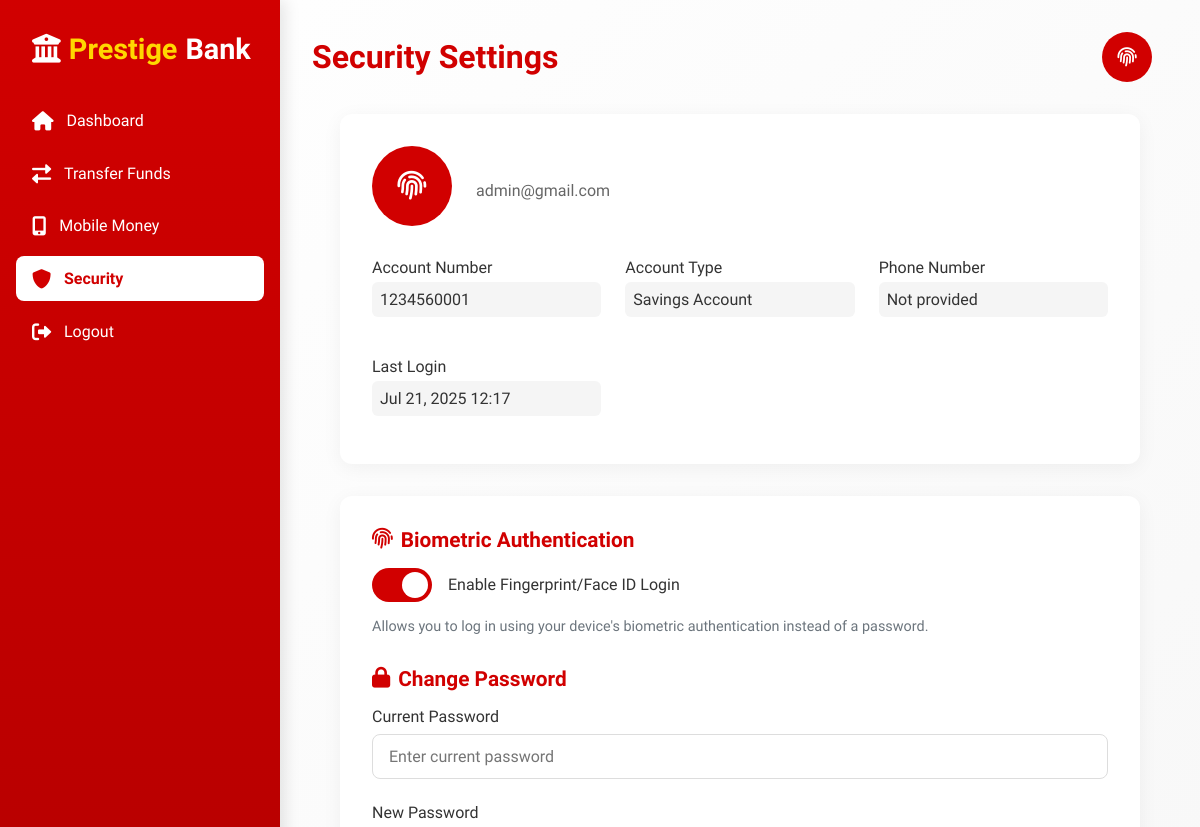
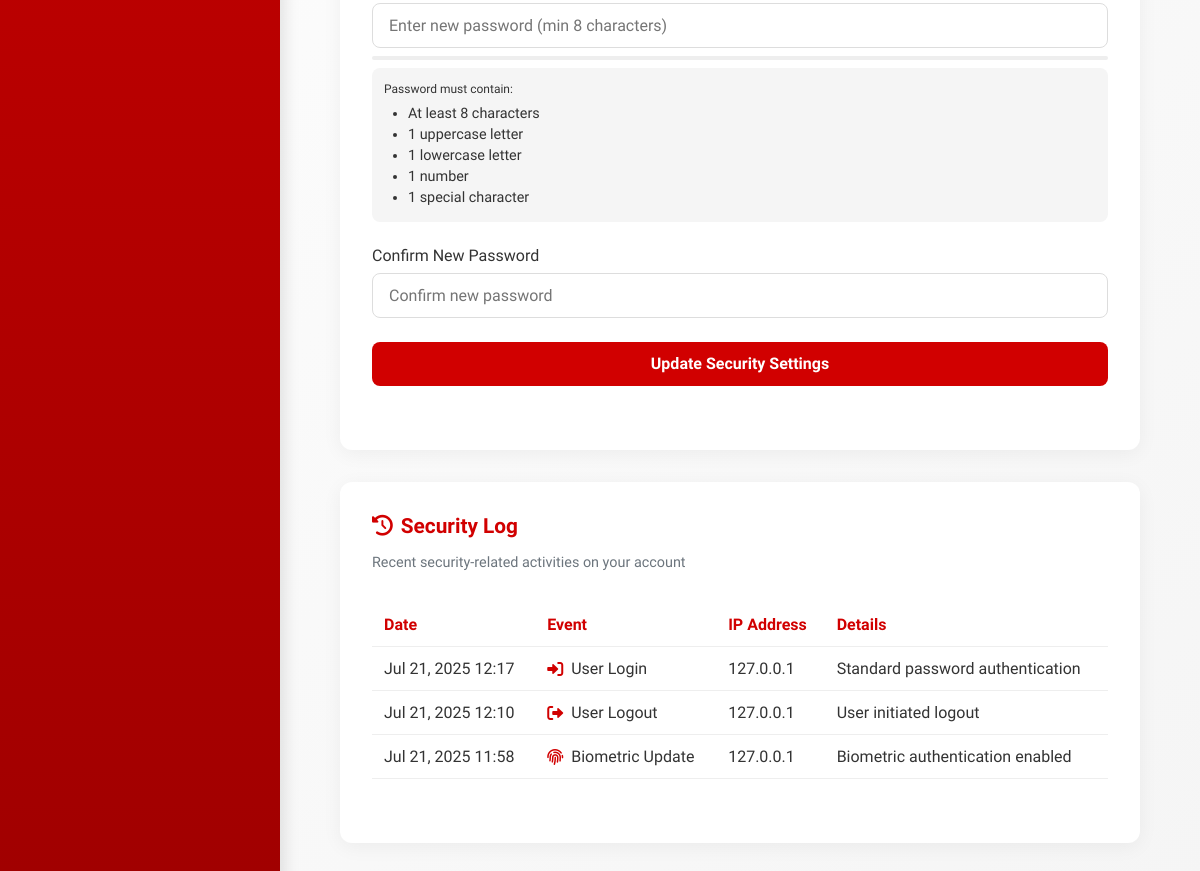
Page /security/ (signed in) on the earlier database version (2 pictures, top to bottom).
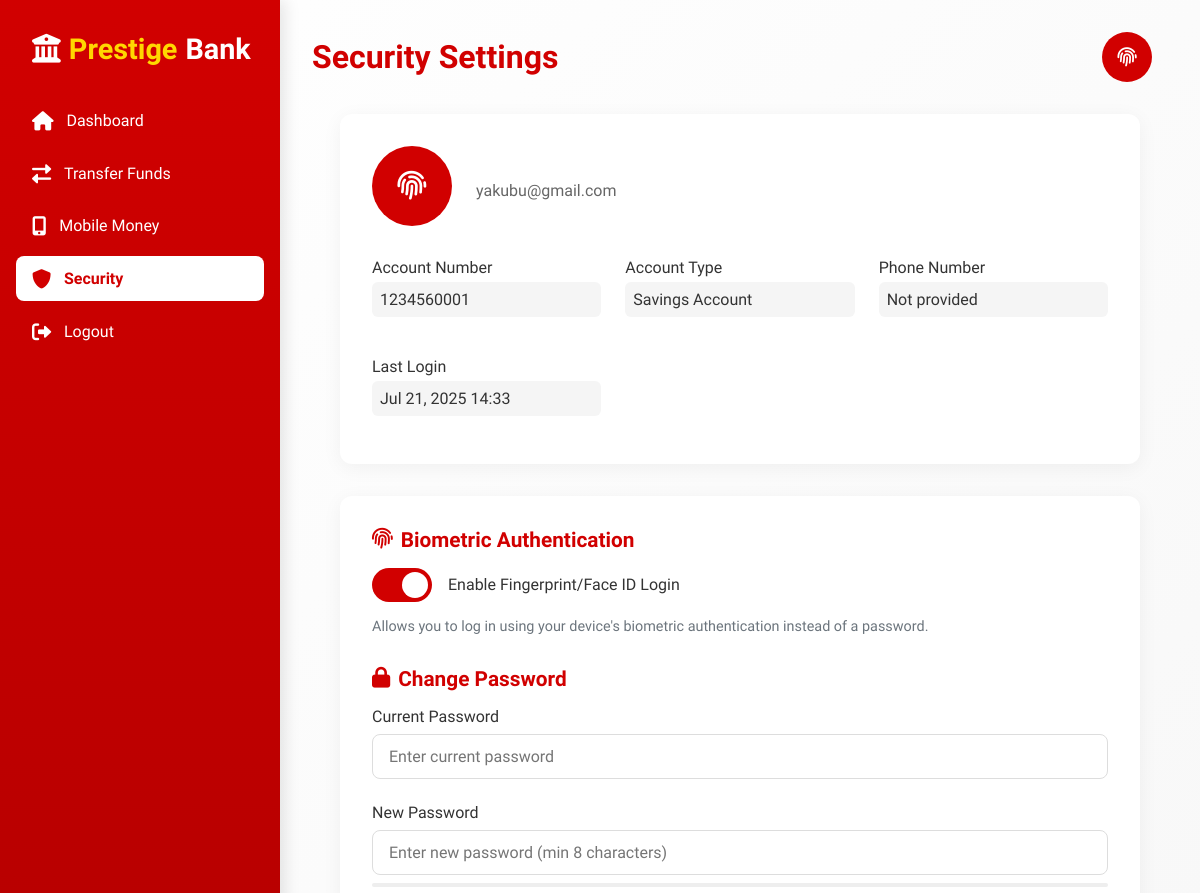
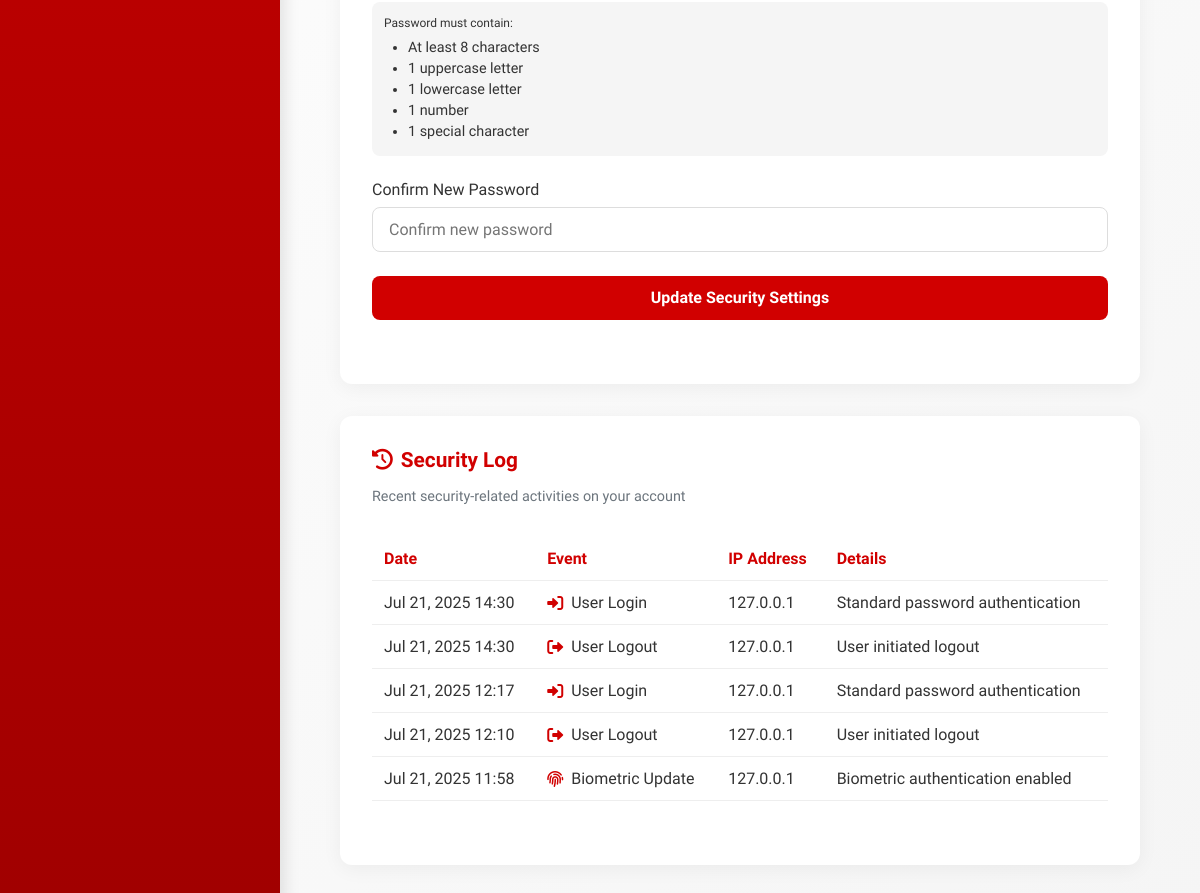
Same page on the later database version (2 pictures, top to bottom).
### accounts/models.py (models this page shows, shortened)
class User(AbstractBaseUser):
    image = models.ImageField(null=True, blank=True)
    username = models.CharField(max_length=100, null=True, blank=True, unique=True)
    full_name = models.CharField(max_length=200, blank=True, null=True)
    email = models.EmailField(unique=True)
    phone = models.CharField(max_length=20, null=True, blank=True)
    biometric_data = models.TextField(null=True, blank=True)
    is_biometric_enabled = models.BooleanField(default=False)
    is_active = models.BooleanField(default=True)
    date_joined = models.DateTimeField(verbose_name="date joined", auto_now_add=True)
    last_login = models.DateTimeField(verbose_name="last joined", auto_now=True)
    is_admin = models.BooleanField(default=False)
    is_staff = models.BooleanField(default=False)
    is_superuser = models.BooleanField(default=False)
    is_ceo = models.BooleanField(default=False, null=True, blank=True)
    is_manager = models.BooleanField(default=False, null=True, blank=True)
    objects = MyAccountManager()
    USERNAME_FIELD = "email"
    REQUIRED_FIELDS = []
    class Meta:
        verbose_name_plural = "Users"
        ordering = ["-id"]

### bank/models.py (models this page shows, shortened)
class Account(TimeBaseModel):
    ACCOUNT_TYPES = [
        ('SAVINGS', 'Savings Account'),
        ('CHECKING', 'Checking Account'),
        ('FIXED', 'Fixed Deposit'),
    ]
    STATUS_CHOICES = [
        ('ACTIVE', 'Active'),
        ('DORMANT', 'Dormant'),
        ('CLOSED', 'Closed'),
    ]
    BIN = "123456"
    customer = models.ForeignKey(User, on_delete=models.CASCADE, null=True, blank=True)
    account_number = models.CharField(max_length=20, unique=True, null=True, blank=True)
    account_type = models.CharField(max_length=20, choices=ACCOUNT_TYPES)
    balance = models.DecimalField(max_digits=15, decimal_places=2, default=0.00)
    currency = models.CharField(max_length=3, default='GHS')
    status = models.CharField(max_length=10, choices=STATUS_CHOICES, default='ACTIVE')
    date_opened = models.DateTimeField(default=timezone.now)
    is_interoperable = models.BooleanField(default=True)

class SecurityLog(TimeBaseModel):
    EVENT_TYPES = [
        ('LOGIN', 'User Login'),
        ('LOGOUT', 'User Logout'),
        ('PASSWORD_CHANGE', 'Password Change'),
        ('TRANSACTION', 'Transaction'),
        ('BIOMETRIC_UPDATE', 'Biometric Update'),
    ]
    user = models.ForeignKey(User, on_delete=models.CASCADE)
    event_type = models.CharField(max_length=20, choices=EVENT_TYPES)
    ip_address = models.GenericIPAddressField()
    device_info = models.JSONField(default=dict)
    timestamp = models.DateTimeField(auto_now_add=True)
    details = models.TextField()

### bank/views.py (the view)
# urls.py: path('security/', views.security_settings, name='security_settings'),
@login_required
def security_settings(request):
    user = request.user
    accounts = Account.objects.filter(customer=user, status='ACTIVE')
    if request.method == 'POST':
        form = SecuritySettingsForm(user, request.POST)
        if form.is_valid():
            if form.cleaned_data.get('new_password'):
                user.set_password(form.cleaned_data['new_password'])
                user.last_password_change = timezone.now()
                user.save()
                from django.contrib.auth import update_session_auth_hash
                update_session_auth_hash(request, user)
                messages.success(request, "Password changed successfully!")
                SecurityLog.objects.create(
                    user=user,
                    event_type='PASSWORD_CHANGE',
                    ip_address=get_client_ip(request),
                    details='Password changed successfully'
                )
            new_biometric_status = form.cleaned_data.get('enable_biometric', False)
            if user.is_biometric_enabled != new_biometric_status:
                user.is_biometric_enabled = new_biometric_status
                user.save()
                status = "enabled" if new_biometric_status else "disabled"
                messages.success(request, f"Biometric authentication {status}!")
                SecurityLog.objects.create(
                    user=user,
                    event_type='BIOMETRIC_UPDATE',
                    ip_address=get_client_ip(request),
                    details=f'Biometric authentication {status}'
                )
            return redirect('security_settings')
    else:
        form = SecuritySettingsForm(user)
    security_logs = SecurityLog.objects.filter(user=user).order_by('-timestamp')[:10]
    return render(request, 'main/security.html', {
        'form': form,
        'user': user,
        'accounts': accounts,
        'security_logs': security_logs
    })

### bank/forms.py (shortened to what this page needs)
class SecuritySettingsForm(forms.Form):
    enable_biometric = forms.BooleanField(
        required=False,
        widget=forms.CheckboxInput(),
        label="Enable Biometric Authentication"
    )
    current_password = forms.CharField(
        required=False,
        widget=forms.PasswordInput(attrs={
            'placeholder': 'Current password',
            'autocomplete': 'current-password'
        }),
        label="Current Password"
    )
    new_password = forms.CharField(
        required=False,
        widget=forms.PasswordInput(attrs={
            'placeholder': 'New password (min 8 characters)',
            'autocomplete': 'new-password'
        }),
        label="New Password",
        min_length=8
    )
    confirm_password = forms.CharField(
        required=False,
        widget=forms.PasswordInput(attrs={
            'placeholder': 'Confirm new password',
            'autocomplete': 'new-password'
        }),
        label="Confirm Password"
    )
    def __init__(self, user, *args, **kwargs):
        self.user = user
        super().__init__(*args, **kwargs)
        self.fields['enable_biometric'].initial = user.is_biometric_enabled

### templates/main/security.html (shortened to what this page needs)
<!DOCTYPE html>
<html lang="en">
<head>
    <link rel="stylesheet" href="https://cdnjs.cloudflare.com/ajax/libs/font-awesome/6.0.0-beta3/css/all.min.css">
</head>
<body>
    <div class="dashboard">
        <div class="sidebar" id="sidebar">
            <div class="logo">
                <i class="fas fa-university"></i>
                <span>Prestige</span>Bank
            </div>
            <div class="nav-menu">
                <div class="nav-item" onclick="window.location.href='{% url 'dashboard' %}'">
                    <i class="fas fa-home"></i>
                    <span>Dashboard</span>
                </div>
                <div class="nav-item" onclick="window.location.href='{% url 'transfer_funds' %}'">
                    <i class="fas fa-exchange-alt"></i>
                    <span>Transfer Funds</span>
                </div>
                <div class="nav-item" onclick="window.location.href='{% url 'mobile_money' %}'">
                    <i class="fas fa-mobile-alt"></i>
                    <span>Mobile Money</span>
                </div>
                <div class="nav-item active">
                    <i class="fas fa-shield-alt"></i>
                    <span>Security</span>
                </div>
                <div class="nav-item" onclick="window.location.href='{% url 'logout' %}'">
                    <i class="fas fa-sign-out-alt"></i>
                    <span>Logout</span>
                </div>
            </div>
        </div>
        <div class="main-content">
            <div class="header">
                <div style="display: flex; align-items: center; gap: 1rem;">
                    <div class="page-title">Security Settings</div>
                </div>
                <div class="user-profile">
                    <div class="user-avatar">
                        {% if user.is_biometric_enabled %}
                            <i class="fas fa-fingerprint"></i>
                        {% else %}
                            {{ user.first_name|first }}{{ user.last_name|first }}
                        {% endif %}
                    </div>
                </div>
            </div>
            <div class="security-container">
                <div class="profile-card">
                    <div class="profile-header">
                        <div class="profile-avatar">
                            {% if user.is_biometric_enabled %}
                                <i class="fas fa-fingerprint"></i>
                            {% else %}
                                {{ user.first_name|first }}{{ user.last_name|first }}
                            {% endif %}
                        </div>
                        <div class="profile-info">
                            <p>{{ user.email }}</p>
                        </div>
                    </div>
                    <div class="profile-details">
                        <div class="detail-item">
                            <label>Account Number</label>
                            <p>{{ accounts.0.account_number }}</p>
                        </div>
                        <div class="detail-item">
                            <label>Account Type</label>
                            <p>{{ accounts.0.get_account_type_display }}</p>
                        </div>
                        <div class="detail-item">
                            <label>Phone Number</label>
                            <p>{{ user.phone_number|default:"Not provided" }}</p>
                        </div>
                        <div class="detail-item">
                            <label>Last Login</label>
                            <p>{{ user.last_login|date:"M d, Y H:i"|default:"Never" }}</p>
                        </div>
                    </div>
                </div>
                <div class="security-card">
                    <form method="POST">
                        <div class="security-section">
                            <h3><i class="fas fa-fingerprint"></i> Biometric Authentication</h3>
                            <div class="toggle-label">
                                <label class="toggle-switch">
                                    <span class="slider"></span>
                                </label>
                                <span>Enable Fingerprint/Face ID Login</span>
                            </div>
                            <p class="text-muted">
                                Allows you to log in using your device's biometric authentication instead of a password.
                            </p>
                        </div>
                        <div class="security-section">
                            <h3><i class="fas fa-lock"></i> Change Password</h3>
                            <div class="form-group">
                                <label for="current_password">Current Password</label>
                                <input type="password" id="current_password" name="current_password" class="form-control" placeholder="Enter current password">
                            </div>
                            <div class="form-group">
                                <label for="new_password">New Password</label>
                                <input type="password" id="new_password" name="new_password" class="form-control" placeholder="Enter new password (min 8 characters)">
                                <div class="password-strength">
                                </div>
                                <div class="password-requirements" id="password-requirements">
                                    <small>Password must contain:</small>
                                    <ul>
                                        <li id="req-length">At least 8 characters</li>
                                        <li id="req-uppercase">1 uppercase letter</li>
                                        <li id="req-lowercase">1 lowercase letter</li>
                                        <li id="req-number">1 number</li>
                                        <li id="req-special">1 special character</li>
                                    </ul>
                                </div>
                            </div>
                            <div class="form-group">
                                <label for="confirm_password">Confirm New Password</label>
                                <input type="password" id="confirm_password" name="confirm_password" class="form-control" placeholder="Confirm new password">
                            </div>
                            <button type="submit" class="btn btn-block">Update Security Settings</button>
                        </div>
                    </form>
                </div>
                <div class="security-card">
                    <div class="security-section">
                        <h3><i class="fas fa-history"></i> Security Log</h3>
                        <p class="text-muted">Recent security-related activities on your account</p>
                        <div class="security-log">
                            <table class="log-table">
                                <thead>
                                    <tr>
                                        <th>Date</th>
                                        <th>Event</th>
                                        <th>IP Address</th>
                                        <th>Details</th>
                                    </tr>
                                </thead>
                                <tbody>
                                    {% for log in security_logs %}
                                    <tr class="log-item">
                                        <td>{{ log.timestamp|date:"M d, Y H:i" }}</td>
                                        <td>
                                            <div class="log-event">
                                                <i class="fas
                                                    {% if log.event_type == 'LOGIN' %}fa-sign-in-alt
                                                    {% elif log.event_type == 'LOGOUT' %}fa-sign-out-alt
                                                    {% elif log.event_type == 'PASSWORD_CHANGE' %}fa-key
                                                    {% elif log.event_type == 'BIOMETRIC_UPDATE' %}fa-fingerprint
                                                    {% else %}fa-shield-alt{% endif %}"></i>
                                                {{ log.get_event_type_display }}
                                            </div>
                                        </td>
                                        <td>{{ log.ip_address }}</td>
                                        <td>{{ log.details }}</td>
                                    </tr>
                                    {% empty %}
                                    <tr>
                                        <td colspan="4" style="text-align: center; padding: 1rem;">No security logs found</td>
                                    </tr>
                                    {% endfor %}
                                </tbody>
                            </table>
                        </div>
                    </div>
                </div>
            </div>
        </div>
    </div>
</body>
</html>

Differences in the rows shown:
changed User: email "admin@gmail.com" → "yakubu@gmail.com"; last_login "Jul 21, 2025 12:17" → "Jul 21, 2025 14:33"
added SecurityLog: timestamp "Jul 21, 2025 14:30", event_type "User Login", ip_address "127.0.0.1", details "Standard password authentication"
added SecurityLog: timestamp "Jul 21, 2025 14:30", event_type "User Logout", ip_address "127.0.0.1", details "User initiated logout"
